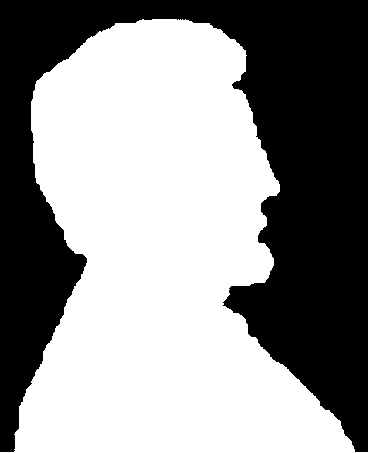
#> input picture Edge Detection/Picture1.png, 368 x 453 px, found by its file name
$ python 'edge detection using erosion-dialation.py'
#> lines starting #> are read from the running program, lines starting #| are printed output that depends on the picture; after the words box and inside, x2 and y2 are one past the last pixel; in counts of white or black regions, pixels touching at a corner belong together
# -*- coding: utf-8 -*-
"""
Created on Wed Nov 10 11:42:19 2021

@author: NLP Lab
"""
import cv2
import numpy as np

# Reading the input image
img = cv2.imread('C:/Users/NLP Lab/Desktop/Picture1.png', 0)
#> img: shape (453, 368); 57% white; 1 black region, box (x1, y1, x2, y2) and area: (0, 0, 368, 452) 71634

kernel = np.ones((7,7), np.uint8)

img_erosion = cv2.erode(img, kernel, iterations=1)
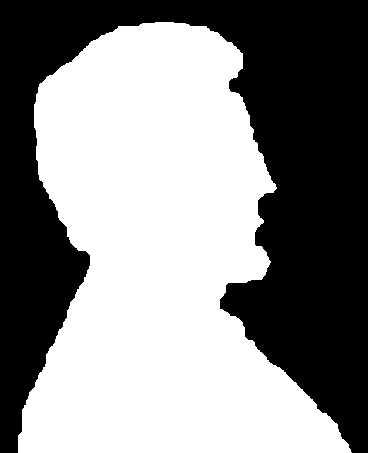
#> img_erosion: shape (453, 368); 54.3% white; 1 black region, box (x1, y1, x2, y2) and area: (0, 0, 368, 453) 76195
img_dilation = cv2.dilate(img, kernel, iterations=1)
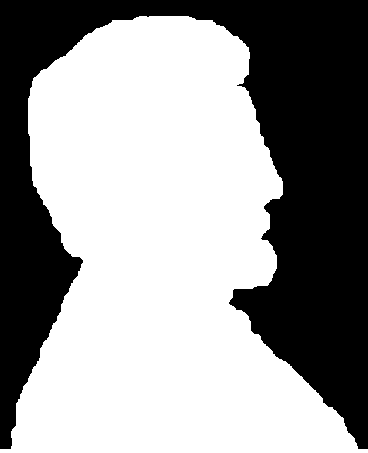
#> img_dilation: shape (453, 368); 59.8% white; 1 black region, box (x1, y1, x2, y2) and area: (0, 0, 368, 449) 67014

ero_edge  = img - img_erosion
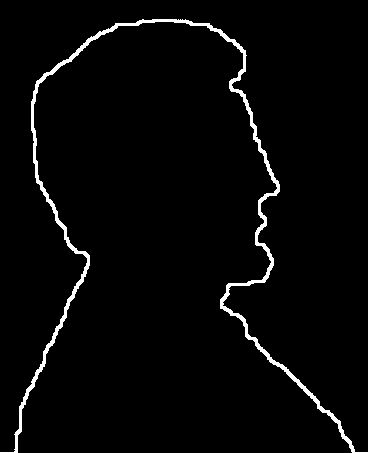
#> ero_edge: shape (453, 368); 2.7% white; 1 white region, box (x1, y1, x2, y2) and area: (0, 19, 368, 453) 4561
dia_edge = img_dilation - img
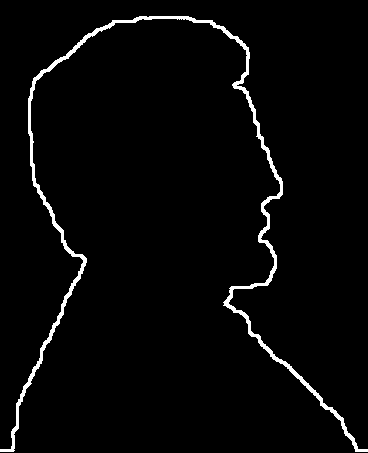
#> dia_edge: shape (453, 368); 2.8% white; 1 white region, box (x1, y1, x2, y2) and area: (0, 16, 368, 452) 4620

cv2.imshow('Input', img)
cv2.imshow('Erosion Edge', ero_edge)
cv2.imshow('Dilation Edge', dia_edge)

cv2.waitKey(0)
